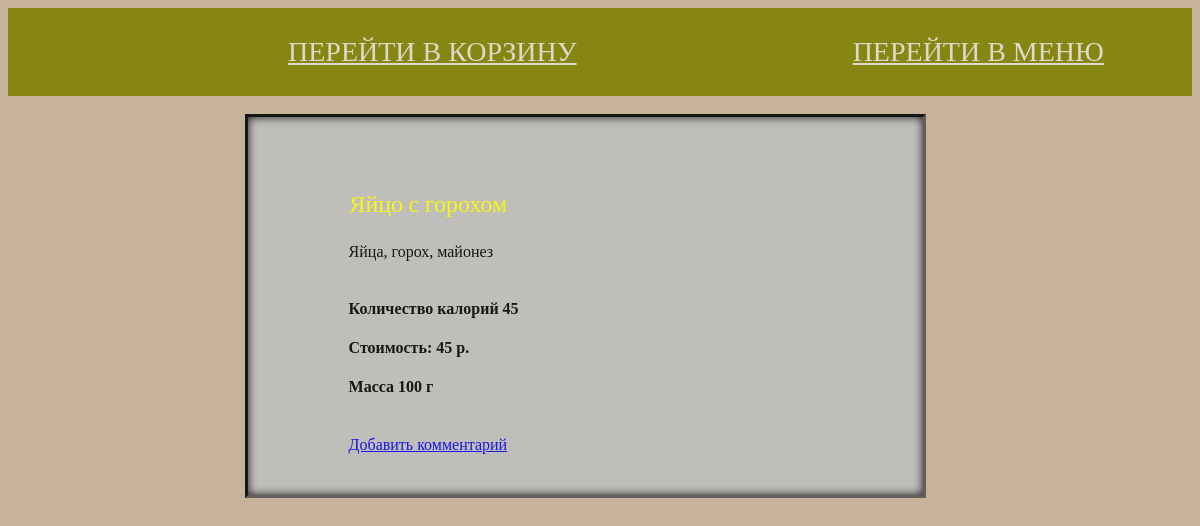
/topic/10/, run on the app's committed database.
### forum/models.py (models this page shows, shortened)
class Topic(models.Model):
    MAINCOURSE = 'MC'
    FIRSTCOURSE = 'FC'
    SALADS = 'SD'
    DRINKS = 'DR'
    FOOD_CHOICES = (
        (MAINCOURSE, 'Второе/горячее'),
        (FIRSTCOURSE, 'Первое'),
        (SALADS, 'Салаты'),
        (DRINKS, 'Напитки'),
    )
    food_type = models.CharField(u'Тип блюда',max_length=2,
                                      choices=FOOD_CHOICES,
                                      default=MAINCOURSE)
    weigth = models.SmallIntegerField(u'Масса блюда (в граммах)',default = 100)
    price = models.SmallIntegerField(u'Стоимость (в рублях)',default = 40)
    subject = models.CharField(u'Блюдо', max_length=255)
    text = models.TextField(u'Описание')
    calories = models.SmallIntegerField(u'Количество калорий',default = 1)
    hidden = models.SmallIntegerField(u'Скрытый?(0-нет, 1-да)',default = 0)
    creation_date = models.DateTimeField(u'Дата создания', auto_now_add=True)
    views = models.IntegerField(u'Количество просмотров темы',  default=0)
    made_time = models.DateTimeField(auto_now_add = True)

### forum/views.py (the view)
# urls.py: path('topic/<int:pk>/', views.TopicView.as_view()),
class TopicView(DetailView):
    model = Topic
    template_name = 'topic.html'
    def get_context_data(self, **kwargs):
        context = super().get_context_data(**kwargs)
        if True:
                q1 = Topic.objects.get(pk=context['topic'].id)
                q1.views += 1
                q1.save()
        context['comment_add_url'] = "/topic/{}/add_comment".format(context['topic'].id)
        return context

### forum/templates/topic.html (shortened to what this page needs)
{% extends 'base.html' %}
{% block content%}
	<div id="borders">
	<div class="menu">
{%if topic.hidden %}
	<h4>Эта тема скрыта администратором. </h4>
{% else %}
<h3><a id="serg">{{ topic.subject }}</a></h3>
<div id="smallborders">
<div class="well">
	{{ topic.text }}
</div>
<br />
<h4>Количество калорий {{ topic.calories }}</h4>
<h4>Стоимость: {{ topic.price }} р.</h4>
<h4>Масса {{ topic.weigth }} г</h4><br />
<a href="{{ comment_add_url }}" type="button" class="btn btn-primary">Добавить комментарий</a>
</div>
{% endif %}
</div></div>
{% endblock %}

### static/css/styles.css (style rules this page uses)
body { background: url(eYrhZ5CtF1I.jpg) repeat-y green right top; background-color: lightgreen; }
* { text-align: justify; }
.menu { position: relative; margin: auto; display: block; width: 100%; background: silver; border: 2vmin black; box-shadow: inset 0px 0px 10px black; padding: 2.6em; text-align: middle; border: 3px inset black; opacity: 0.88; }
#serg { font-family: oswald; margin: 60px; height: 70px; width: 100%; }
#borders { margin-left: 20%; margin-right: 30%; }
#smallborders { margin-left: 10% }
h2, h3, .hey { color:yellow; font-size: 24px; font-weight: normal }

### forum/templates/base.html (style rules this page uses)
body { background: #c7b39b url(http://www.setwalls.ru/pic/201505/1920x1200/setwalls.ru-79099.jpg) fixed; }

### data on the page
Topic: subject "Яйцо с горохом", text "Яйца, горох, майонез", calories "45", price "45", weigth "100"
